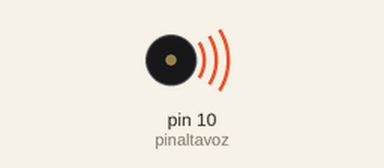
This sketch was run on a simulated Arduino Uno, built with avr-gcc and run on an emulated ATmega328P. Parts: buzzer (waves = sounding).

Above: at 0.2 s.
Timing chart, 0 to 3.0 s (numbered marks = the images above):
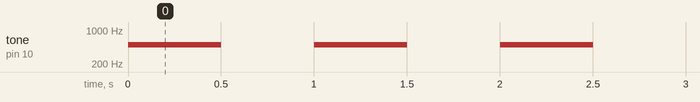

Measured:
- by itself, tone on pin 10 (pinaltavoz): alternates 500 Hz for 0.50 s and silent for 0.50 s

The sketch:

test_bocina.ino
```cpp
int pinaltavoz = 10;
int frecuencia=220;    // frecuencia correspondiente a la nota La
int contador;          // variable para el contador
float m=1.059;         // constante para multiplicar frecuencias

void setup()
{
}

void loop()
{
    //for(contador=0,frecuencia=220;contador<12;contador++){
        //frecuencia=frecuencia*m;     // actualiza la frecuencia
        frecuencia = 500;
        tone(pinaltavoz,frecuencia); // emite el tono
        delay(500);                 // lo mantiene 1.5 segundos
        noTone(pinaltavoz);          // para el tono
        delay(500);                  // espera medio segundo
    //}
}
```
